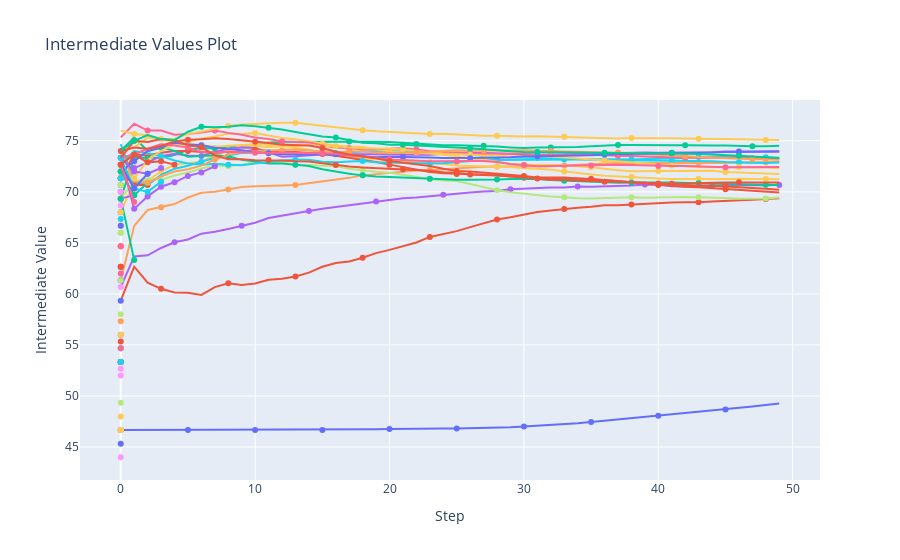

The code cell stored with this chart in its notebook:
### Code cell
optuna.visualization.plot_intermediate_values(study)

### Figure 1 — Plotly figure (JSON) as saved in the notebook; plotly's stock layout.template omitted (floating-point values rounded to 4 significant figures)
{"data": [{"marker": {"maxdisplayed": 10}, "mode": "lines+markers", "name": "Trial0", "type": "scatter", "x": [0, 1, 2, 3, 4, 5, 6, 7, 8, 9, 10, 11, 12, 13, 14, 15, 16, 17, 18, 19, 20, 21, 22, 23, 24, 25, 26, 27, 28, 29, 30, 31, 32, 33, 34, 35, 36, 37, 38, 39, 40, 41, 42, 43, 44, 45, 46, 47, 48, 49], "y": [46.67, 46.67, 46.67, 46.67, 46.67, 46.67, 46.67, 46.67, 46.67, 46.67, 46.67, 46.67, 46.67, 46.67, 46.67, 46.67, 46.67, 46.67, 46.7, 46.73, 46.76, 46.79, 46.81, 46.83, 46.83, 46.82, 46.84, 46.86, 46.9, 46.93, 47.01, 47.08, 47.15, 47.24, 47.33, 47.44, 47.57, 47.68, 47.81, 47.93, 48.07, 48.21, 48.31, 48.42, 48.55, 48.68, 48.82, 48.97, 49.12, 49.27]}, {"marker": {"maxdisplayed": 10}, "mode": "lines+markers", "name": "Trial1", "type": "scatter", "x": [0, 1, 2, 3, 4, 5, 6, 7, 8, 9, 10, 11, 12, 13, 14, 15, 16, 17, 18, 19, 20, 21, 22, 23, 24, 25, 26, 27, 28, 29, 30, 31, 32, 33, 34, 35, 36, 37, 38, 39, 40, 41, 42, 43, 44, 45, 46, 47, 48, 49], "y": [59.33, 62.67, 61.11, 60.5, 60.13, 60.11, 59.9, 60.67, 61.04, 60.87, 61.03, 61.39, 61.49, 61.71, 62.09, 62.67, 63.02, 63.19, 63.54, 64.0, 64.32, 64.67, 65.04, 65.58, 65.89, 66.15, 66.54, 66.9, 67.29, 67.51, 67.78, 68.02, 68.16, 68.31, 68.44, 68.54, 68.68, 68.68, 68.77, 68.82, 68.89, 68.97, 68.99, 68.98, 69.07, 69.14, 69.19, 69.24, 69.31, 69.37]}, {"marker": {"maxdisplayed": 10}, "mode": "lines+markers", "name": "Trial2", "type": "scatter", "x": [0, 1, 2, 3, 4, 5, 6, 7, 8, 9, 10, 11, 12, 13, 14, 15, 16, 17, 18, 19, 20, 21, 22, 23, 24, 25, 26, 27, 28, 29, 30, 31, 32, 33, 34, 35, 36, 37, 38, 39, 40, 41, 42, 43, 44, 45, 46, 47, 48, 49], "y": [69.33, 73.33, 73.33, 73.33, 73.6, 74.11, 74.29, 74.25, 74.37, 74.47, 74.55, 74.83, 74.87, 74.9, 74.89, 74.92, 74.9, 74.93, 74.91, 74.9, 74.89, 74.82, 74.7, 74.61, 74.56, 74.56, 74.54, 74.52, 74.44, 74.36, 74.3, 74.33, 74.34, 74.35, 74.4, 74.46, 74.54, 74.58, 74.58, 74.55, 74.52, 74.56, 74.56, 74.53, 74.53, 74.55, 74.47, 74.46, 74.48, 74.51]}, {"marker": {"maxdisplayed": 10}, "mode": "lines+markers", "name": "Trial3", "type": "scatter", "x": [0, 1, 2, 3, 4, 5, 6, 7, 8, 9, 10, 11, 12, 13, 14, 15, 16, 17, 18, 19, 20, 21, 22, 23, 24, 25, 26, 27, 28, 29, 30, 31, 32, 33, 34, 35, 36, 37, 38, 39, 40, 41, 42, 43, 44, 45, 46, 47, 48, 49], "y": [60.67, 63.67, 63.78, 64.5, 65.07, 65.33, 65.9, 66.08, 66.37, 66.67, 66.97, 67.44, 67.69, 67.95, 68.13, 68.33, 68.51, 68.7, 68.88, 69.07, 69.17, 69.36, 69.45, 69.58, 69.71, 69.82, 69.93, 70.02, 70.09, 70.24, 70.32, 70.38, 70.42, 70.43, 70.53, 70.5, 70.52, 70.58, 70.63, 70.72, 70.7, 70.54, 70.53, 70.61, 70.58, 70.61, 70.67, 70.62, 70.64, 70.68]}, {"marker": {"maxdisplayed": 10}, "mode": "lines+markers", "name": "Trial4", "type": "scatter", "x": [0, 1, 2, 3, 4, 5, 6, 7, 8, 9, 10, 11, 12, 13, 14, 15, 16, 17, 18, 19, 20, 21, 22, 23, 24, 25, 26, 27, 28, 29, 30, 31, 32, 33, 34, 35, 36, 37, 38, 39, 40, 41, 42, 43, 44, 45, 46, 47, 48, 49], "y": [61.33, 66.67, 68.22, 68.5, 68.8, 69.44, 69.9, 70, 70.22, 70.47, 70.55, 70.61, 70.62, 70.67, 70.84, 70.96, 71.14, 71.37, 71.61, 71.73, 71.84, 72.0, 72.09, 72.14, 72.21, 72.33, 72.42, 72.45, 72.48, 72.49, 72.49, 72.5, 72.51, 72.59, 72.67, 72.72, 72.77, 72.82, 72.82, 72.8, 72.76, 72.79, 72.81, 72.82, 72.83, 72.87, 72.87, 72.88, 72.91, 72.95]}, {"marker": {"maxdisplayed": 10}, "mode": "lines+markers", "name": "Trial5", "type": "scatter", "x": [0], "y": [53.33]}, {"marker": {"maxdisplayed": 10}, "mode": "lines+markers", "name": "Trial6", "type": "scatter", "x": [0], "y": [53.33]}, {"marker": {"maxdisplayed": 10}, "mode": "lines+markers", "name": "Trial7", "type": "scatter", "x": [0], "y": [58]}, {"marker": {"maxdisplayed": 10}, "mode": "lines+markers", "name": "Trial8", "type": "scatter", "x": [0], "y": [53.33]}, {"marker": {"maxdisplayed": 10}, "mode": "lines+markers", "name": "Trial9", "type": "scatter", "x": [0, 1, 2, 3, 4, 5, 6, 7, 8, 9, 10, 11, 12, 13, 14, 15, 16, 17, 18, 19, 20, 21, 22, 23, 24, 25, 26, 27, 28, 29, 30, 31, 32, 33, 34, 35, 36, 37, 38, 39, 40, 41, 42, 43, 44, 45, 46, 47, 48, 49], "y": [68, 71, 71.11, 72, 72.67, 72.78, 72.95, 73.58, 74.07, 74.53, 74.48, 74.39, 74.46, 74.38, 74.13, 73.79, 73.53, 73.41, 73.33, 73.23, 73.11, 72.97, 72.96, 72.89, 72.72, 72.59, 72.54, 72.52, 72.48, 72.42, 72.3, 72.27, 72.16, 72, 71.81, 71.7, 71.57, 71.49, 71.47, 71.4, 71.32, 71.27, 71.26, 71.27, 71.26, 71.26, 71.28, 71.28, 71.25, 71.23]}, {"marker": {"maxdisplayed": 10}, "mode": "lines+markers", "name": "Trial10", "type": "scatter", "x": [0], "y": [59.33]}, {"marker": {"maxdisplayed": 10}, "mode": "lines+markers", "name": "Trial11", "type": "scatter", "x": [0], "y": [55.33]}, {"marker": {"maxdisplayed": 10}, "mode": "lines+markers", "name": "Trial12", "type": "scatter", "x": [0], "y": [53.33]}, {"marker": {"maxdisplayed": 10}, "mode": "lines+markers", "name": "Trial13", "type": "scatter", "x": [0, 1, 2, 3, 4, 5, 6, 7, 8, 9, 10, 11, 12, 13, 14, 15, 16, 17, 18, 19, 20, 21, 22, 23, 24, 25, 26, 27, 28, 29, 30, 31, 32, 33, 34, 35, 36, 37, 38, 39, 40, 41, 42, 43, 44, 45, 46, 47, 48, 49], "y": [71.33, 72.33, 72.89, 73.5, 73.73, 73.56, 73.52, 73.92, 74.22, 74.33, 74.3, 73.83, 73.44, 73.48, 73.56, 73.71, 73.76, 73.7, 73.68, 73.63, 73.62, 73.64, 73.62, 73.64, 73.76, 73.82, 73.85, 73.81, 73.75, 73.69, 73.63, 73.62, 73.64, 73.69, 73.68, 73.72, 73.75, 73.79, 73.83, 73.85, 73.84, 73.84, 73.83, 73.83, 73.88, 73.94, 73.96, 73.97, 73.97, 73.93]}, {"marker": {"maxdisplayed": 10}, "mode": "lines+markers", "name": "Trial14", "type": "scatter", "x": [0], "y": [57.33]}, {"marker": {"maxdisplayed": 10}, "mode": "lines+markers", "name": "Trial15", "type": "scatter", "x": [0, 1, 2, 3, 4, 5, 6, 7, 8, 9, 10, 11, 12, 13, 14, 15, 16, 17, 18, 19, 20, 21, 22, 23, 24, 25, 26, 27, 28, 29, 30, 31, 32, 33, 34, 35, 36, 37, 38, 39, 40, 41, 42, 43, 44, 45, 46, 47, 48, 49], "y": [74.67, 71, 70.67, 71.67, 72.27, 72.56, 72.95, 73.33, 73.56, 73.8, 73.88, 73.89, 73.74, 73.76, 73.78, 73.79, 73.8, 73.85, 73.96, 74.0, 74.0, 73.97, 73.86, 73.78, 73.87, 73.77, 73.63, 73.5, 73.47, 73.36, 73.31, 73.31, 73.29, 73.27, 73.26, 73.17, 73.12, 73.11, 73.13, 73.07, 73.06, 73.05, 73.05, 73.03, 72.99, 72.93, 72.89, 72.82, 72.83, 72.87]}, {"marker": {"maxdisplayed": 10}, "mode": "lines+markers", "name": "Trial16", "type": "scatter", "x": [0], "y": [46.67]}, {"marker": {"maxdisplayed": 10}, "mode": "lines+markers", "name": "Trial17", "type": "scatter", "x": [0, 1, 2, 3, 4, 5, 6, 7, 8, 9, 10, 11, 12, 13, 14, 15, 16, 17, 18, 19, 20, 21, 22, 23, 24, 25, 26, 27, 28, 29, 30, 31, 32, 33, 34, 35, 36, 37, 38, 39, 40, 41, 42, 43, 44, 45, 46, 47, 48, 49], "y": [69.33, 71, 71.33, 71.17, 71.6, 71.89, 72.29, 72.58, 72.52, 72.67, 72.91, 72.83, 72.92, 72.67, 72.62, 72.58, 72.51, 72.26, 72.11, 71.97, 71.87, 71.67, 71.42, 71.25, 71.12, 71.05, 70.77, 70.45, 70.16, 69.96, 69.81, 69.67, 69.56, 69.47, 69.37, 69.35, 69.41, 69.46, 69.47, 69.43, 69.46, 69.49, 69.49, 69.47, 69.45, 69.41, 69.33, 69.33, 69.36, 69.44]}, {"marker": {"maxdisplayed": 10}, "mode": "lines+markers", "name": "Trial18", "type": "scatter", "x": [0], "y": [52]}, {"marker": {"maxdisplayed": 10}, "mode": "lines+markers", "name": "Trial19", "type": "scatter", "x": [0], "y": [48]}, {"marker": {"maxdisplayed": 10}, "mode": "lines+markers", "name": "Trial20", "type": "scatter", "x": [0], "y": [62.67]}, {"marker": {"maxdisplayed": 10}, "mode": "lines+markers", "name": "Trial21", "type": "scatter", "x": [0, 1, 2, 3, 4, 5, 6, 7, 8, 9, 10, 11, 12, 13, 14, 15, 16, 17, 18, 19, 20, 21, 22, 23, 24, 25, 26, 27, 28, 29, 30, 31, 32, 33, 34, 35, 36, 37, 38, 39, 40, 41, 42, 43, 44, 45, 46, 47, 48, 49], "y": [71.33, 73.67, 73.56, 73.83, 74, 74, 73.9, 73.83, 73.93, 73.93, 74.12, 74, 73.9, 73.9, 73.82, 73.71, 73.53, 73.33, 73.16, 72.93, 72.67, 72.42, 72.14, 71.94, 71.81, 71.74, 71.7, 71.67, 71.63, 71.53, 71.38, 71.31, 71.29, 71.31, 71.31, 71.26, 71.15, 71.05, 70.92, 70.77, 70.68, 70.6, 70.51, 70.44, 70.36, 70.26, 70.14, 70.07, 69.99, 69.93]}, {"marker": {"maxdisplayed": 10}, "mode": "lines+markers", "name": "Trial22", "type": "scatter", "x": [0, 1, 2, 3, 4, 5, 6, 7, 8, 9, 10, 11, 12, 13, 14, 15, 16, 17, 18, 19, 20, 21, 22, 23, 24, 25, 26, 27, 28, 29, 30, 31, 32, 33, 34, 35, 36, 37, 38, 39, 40, 41, 42, 43, 44, 45, 46, 47, 48, 49], "y": [74, 75.33, 74, 74.33, 74, 73.44, 73.52, 73.58, 73.48, 73.13, 72.97, 72.78, 72.77, 72.67, 72.53, 72.21, 71.96, 71.78, 71.61, 71.5, 71.46, 71.39, 71.33, 71.28, 71.2, 71.18, 71.19, 71.24, 71.22, 71.27, 71.29, 71.25, 71.15, 71.1, 71.01, 70.98, 70.95, 70.89, 70.91, 70.93, 70.91, 70.9, 70.85, 70.83, 70.81, 70.77, 70.75, 70.75, 70.71, 70.68]}, {"marker": {"maxdisplayed": 10}, "mode": "lines+markers", "name": "Trial23", "type": "scatter", "x": [0], "y": [53.33]}, {"marker": {"maxdisplayed": 10}, "mode": "lines+markers", "name": "Trial24", "type": "scatter", "x": [0], "y": [64.67]}, {"marker": {"maxdisplayed": 10}, "mode": "lines+markers", "name": "Trial25", "type": "scatter", "x": [0, 1, 2, 3, 4, 5, 6, 7, 8, 9, 10, 11, 12, 13, 14, 15, 16, 17, 18, 19, 20, 21, 22, 23, 24, 25, 26, 27, 28, 29, 30, 31, 32, 33, 34, 35, 36, 37, 38, 39, 40, 41, 42, 43, 44, 45, 46, 47, 48, 49], "y": [72.67, 74, 73.78, 73.5, 73.07, 72.78, 72.67, 72.75, 72.67, 72.6, 72.79, 72.94, 73.08, 73.14, 73.16, 72.96, 72.9, 72.96, 73.02, 72.9, 72.86, 72.82, 72.78, 72.78, 72.8, 72.9, 73.06, 73.12, 73.13, 73.13, 73.16, 73.19, 73.15, 73.18, 73.18, 73.19, 73.21, 73.19, 73.16, 73.2, 73.24, 73.3, 73.36, 73.41, 73.45, 73.43, 73.45, 73.42, 73.39, 73.35]}, {"marker": {"maxdisplayed": 10}, "mode": "lines+markers", "name": "Trial26", "type": "scatter", "x": [0], "y": [62]}, {"marker": {"maxdisplayed": 10}, "mode": "lines+markers", "name": "Trial27", "type": "scatter", "x": [0], "y": [54.67]}, {"marker": {"maxdisplayed": 10}, "mode": "lines+markers", "name": "Trial28", "type": "scatter", "x": [0], "y": [64.67]}, {"marker": {"maxdisplayed": 10}, "mode": "lines+markers", "name": "Trial29", "type": "scatter", "x": [0, 1, 2, 3, 4, 5, 6, 7, 8, 9, 10, 11, 12, 13, 14, 15, 16, 17, 18, 19, 20, 21, 22, 23, 24, 25, 26, 27, 28, 29, 30, 31, 32, 33, 34, 35, 36, 37, 38, 39, 40, 41, 42, 43, 44, 45, 46, 47, 48, 49], "y": [72.67, 71.33, 73.11, 74.0, 74.67, 74.89, 75.24, 75.42, 75.7, 75.67, 75.76, 75.5, 75.28, 75.14, 74.93, 74.71, 74.55, 74.44, 74.39, 74.13, 74, 73.85, 73.8, 73.75, 73.63, 73.49, 73.28, 73.14, 72.94, 72.73, 72.65, 72.67, 72.65, 72.61, 72.53, 72.41, 72.27, 72.11, 72.02, 72.03, 72.03, 72.08, 72.09, 72.12, 72.07, 71.94, 71.89, 71.83, 71.77, 71.76]}, {"marker": {"maxdisplayed": 10}, "mode": "lines+markers", "name": "Trial30", "type": "scatter", "x": [0], "y": [45.33]}, {"marker": {"maxdisplayed": 10}, "mode": "lines+markers", "name": "Trial31", "type": "scatter", "x": [0], "y": [53.33]}, {"marker": {"maxdisplayed": 10}, "mode": "lines+markers", "name": "Trial32", "type": "scatter", "x": [0, 1], "y": [69.33, 63.33]}, {"marker": {"maxdisplayed": 10}, "mode": "lines+markers", "name": "Trial33", "type": "scatter", "x": [0, 1], "y": [69.33, 69.67]}, {"marker": {"maxdisplayed": 10}, "mode": "lines+markers", "name": "Trial34", "type": "scatter", "x": [0], "y": [53.33]}, {"marker": {"maxdisplayed": 10}, "mode": "lines+markers", "name": "Trial35", "type": "scatter", "x": [0], "y": [46.67]}, {"marker": {"maxdisplayed": 10}, "mode": "lines+markers", "name": "Trial36", "type": "scatter", "x": [0, 1, 2, 3, 4, 5, 6, 7, 8, 9, 10, 11, 12, 13, 14, 15, 16, 17, 18, 19, 20, 21, 22, 23, 24, 25, 26, 27, 28, 29, 30, 31, 32, 33, 34, 35, 36, 37, 38, 39, 40, 41, 42, 43, 44, 45, 46, 47, 48, 49], "y": [75.33, 76.67, 76, 76, 75.6, 75.67, 75.81, 76, 75.78, 75.6, 75.33, 75.17, 74.92, 74.9, 74.84, 74.54, 74.35, 74.26, 74.18, 74.17, 74.22, 74.27, 74.14, 73.97, 73.89, 73.85, 73.73, 73.71, 73.72, 73.73, 73.72, 73.65, 73.64, 73.65, 73.7, 73.63, 73.62, 73.53, 73.52, 73.5, 73.41, 73.38, 73.35, 73.35, 73.36, 73.36, 73.35, 73.29, 73.28, 73.23]}, {"marker": {"maxdisplayed": 10}, "mode": "lines+markers", "name": "Trial37", "type": "scatter", "x": [0], "y": [66]}, {"marker": {"maxdisplayed": 10}, "mode": "lines+markers", "name": "Trial38", "type": "scatter", "x": [0], "y": [60.67]}, {"marker": {"maxdisplayed": 10}, "mode": "lines+markers", "name": "Trial39", "type": "scatter", "x": [0, 1, 2, 3, 4, 5, 6, 7, 8, 9, 10, 11, 12, 13, 14, 15, 16, 17, 18, 19, 20, 21, 22, 23, 24, 25, 26, 27, 28, 29, 30, 31, 32, 33, 34, 35, 36, 37, 38, 39, 40, 41, 42, 43, 44, 45, 46, 47, 48, 49], "y": [76, 75.67, 75.56, 75.17, 74.8, 74.44, 74.57, 74.42, 74.52, 74.6, 74.67, 74.67, 74.62, 74.52, 74.58, 74.46, 74.47, 74.33, 74.28, 74.27, 74.22, 74.15, 73.97, 73.86, 73.76, 73.67, 73.63, 73.57, 73.56, 73.47, 73.51, 73.5, 73.47, 73.37, 73.28, 73.19, 73.08, 72.96, 72.85, 72.75, 72.67, 72.59, 72.5, 72.44, 72.44, 72.45, 72.44, 72.39, 72.38, 72.32]}, {"marker": {"maxdisplayed": 10}, "mode": "lines+markers", "name": "Trial40", "type": "scatter", "x": [0], "y": [56]}, {"marker": {"maxdisplayed": 10}, "mode": "lines+markers", "name": "Trial41", "type": "scatter", "x": [0], "y": [62.67]}, {"marker": {"maxdisplayed": 10}, "mode": "lines+markers", "name": "Trial42", "type": "scatter", "x": [0], "y": [70]}, {"marker": {"maxdisplayed": 10}, "mode": "lines+markers", "name": "Trial43", "type": "scatter", "x": [0], "y": [53.33]}, {"marker": {"maxdisplayed": 10}, "mode": "lines+markers", "name": "Trial44", "type": "scatter", "x": [0], "y": [64.67]}, {"marker": {"maxdisplayed": 10}, "mode": "lines+markers", "name": "Trial45", "type": "scatter", "x": [0], "y": [54.67]}, {"marker": {"maxdisplayed": 10}, "mode": "lines+markers", "name": "Trial46", "type": "scatter", "x": [0], "y": [61.33]}, {"marker": {"maxdisplayed": 10}, "mode": "lines+markers", "name": "Trial47", "type": "scatter", "x": [0], "y": [66]}, {"marker": {"maxdisplayed": 10}, "mode": "lines+markers", "name": "Trial48", "type": "scatter", "x": [0], "y": [52.67]}, {"marker": {"maxdisplayed": 10}, "mode": "lines+markers", "name": "Trial49", "type": "scatter", "x": [0], "y": [56]}, {"marker": {"maxdisplayed": 10}, "mode": "lines+markers", "name": "Trial50", "type": "scatter", "x": [0], "y": [61.33]}, {"marker": {"maxdisplayed": 10}, "mode": "lines+markers", "name": "Trial51", "type": "scatter", "x": [0, 1, 2], "y": [72, 70.67, 70.67]}, {"marker": {"maxdisplayed": 10}, "mode": "lines+markers", "name": "Trial52", "type": "scatter", "x": [0, 1, 2], "y": [72, 69.67, 70.89]}, {"marker": {"maxdisplayed": 10}, "mode": "lines+markers", "name": "Trial53", "type": "scatter", "x": [0, 1, 2, 3, 4, 5, 6, 7], "y": [73.33, 68.33, 69.56, 70.5, 70.93, 71.56, 71.9, 72.5]}, {"marker": {"maxdisplayed": 10}, "mode": "lines+markers", "name": "Trial54", "type": "scatter", "x": [0, 1, 2, 3, 4, 5, 6, 7, 8, 9, 10, 11, 12, 13, 14, 15, 16, 17, 18, 19, 20, 21, 22, 23, 24, 25, 26, 27, 28, 29, 30, 31, 32, 33, 34, 35, 36, 37, 38, 39, 40, 41, 42, 43, 44, 45, 46, 47, 48, 49], "y": [74, 71, 70.89, 71.5, 72, 72.22, 72.57, 73.17, 73.63, 73.87, 74, 74.06, 74.05, 74.14, 74.04, 73.96, 73.88, 73.96, 73.96, 73.87, 73.81, 73.82, 73.86, 73.92, 74, 74.08, 74.05, 74.02, 74.05, 74.04, 74.06, 74.06, 74, 73.96, 73.92, 73.89, 73.84, 73.86, 73.79, 73.7, 73.61, 73.54, 73.49, 73.42, 73.35, 73.29, 73.25, 73.21, 73.17, 73.15]}, {"marker": {"maxdisplayed": 10}, "mode": "lines+markers", "name": "Trial55", "type": "scatter", "x": [0], "y": [67.33]}, {"marker": {"maxdisplayed": 10}, "mode": "lines+markers", "name": "Trial56", "type": "scatter", "x": [0], "y": [64.67]}, {"marker": {"maxdisplayed": 10}, "mode": "lines+markers", "name": "Trial57", "type": "scatter", "x": [0], "y": [66]}, {"marker": {"maxdisplayed": 10}, "mode": "lines+markers", "name": "Trial58", "type": "scatter", "x": [0], "y": [69.33]}, {"marker": {"maxdisplayed": 10}, "mode": "lines+markers", "name": "Trial59", "type": "scatter", "x": [0, 1, 2, 3, 4, 5, 6, 7, 8, 9, 10, 11, 12, 13, 14, 15, 16, 17, 18, 19, 20, 21, 22, 23, 24, 25, 26, 27, 28, 29, 30, 31, 32, 33, 34, 35, 36, 37, 38, 39, 40, 41, 42, 43, 44, 45, 46, 47, 48, 49], "y": [74, 74.33, 75.33, 75.17, 75.2, 75.67, 75.9, 76.17, 76.44, 76.6, 76.67, 76.67, 76.77, 76.76, 76.62, 76.46, 76.27, 76.15, 76.04, 75.93, 75.87, 75.79, 75.71, 75.67, 75.68, 75.62, 75.53, 75.5, 75.49, 75.44, 75.42, 75.46, 75.41, 75.39, 75.37, 75.31, 75.26, 75.23, 75.28, 75.3, 75.25, 75.25, 75.24, 75.21, 75.17, 75.16, 75.13, 75.12, 75.09, 75.08]}, {"marker": {"maxdisplayed": 10}, "mode": "lines+markers", "name": "Trial60", "type": "scatter", "x": [0, 1, 2, 3, 4, 5, 6, 7, 8, 9, 10, 11, 12, 13, 14, 15, 16, 17, 18, 19, 20, 21, 22, 23, 24, 25, 26, 27, 28, 29, 30, 31, 32, 33, 34, 35, 36, 37, 38, 39, 40, 41, 42, 43, 44, 45, 46, 47, 48, 49], "y": [72, 73, 74, 74.33, 74.8, 74.67, 74.57, 74.33, 74.22, 74.07, 73.88, 73.78, 73.69, 73.67, 73.64, 73.67, 73.69, 73.59, 73.47, 73.4, 73.43, 73.42, 73.42, 73.36, 73.31, 73.31, 73.28, 73.26, 73.33, 73.38, 73.48, 73.48, 73.49, 73.51, 73.5, 73.59, 73.66, 73.67, 73.68, 73.72, 73.76, 73.78, 73.78, 73.83, 73.87, 73.9, 73.93, 73.96, 73.96, 73.99]}, {"marker": {"maxdisplayed": 10}, "mode": "lines+markers", "name": "Trial61", "type": "scatter", "x": [0], "y": [62.67]}, {"marker": {"maxdisplayed": 10}, "mode": "lines+markers", "name": "Trial62", "type": "scatter", "x": [0], "y": [70.67]}, {"marker": {"maxdisplayed": 10}, "mode": "lines+markers", "name": "Trial63", "type": "scatter", "x": [0, 1, 2, 3], "y": [73.33, 72, 71.78, 72.33]}, {"marker": {"maxdisplayed": 10}, "mode": "lines+markers", "name": "Trial64", "type": "scatter", "x": [0], "y": [69.33]}, {"marker": {"maxdisplayed": 10}, "mode": "lines+markers", "name": "Trial65", "type": "scatter", "x": [0], "y": [68]}, {"marker": {"maxdisplayed": 10}, "mode": "lines+markers", "name": "Trial66", "type": "scatter", "x": [0, 1, 2, 3, 4, 5, 6, 7, 8, 9, 10, 11, 12, 13, 14, 15, 16, 17, 18, 19, 20, 21, 22, 23, 24, 25, 26, 27, 28, 29, 30, 31, 32, 33, 34, 35, 36, 37, 38, 39, 40, 41, 42, 43, 44, 45, 46, 47, 48, 49], "y": [73.33, 73.67, 74.22, 74.67, 74.53, 74.33, 73.9, 73.83, 73.93, 73.87, 73.82, 73.78, 73.85, 73.81, 73.82, 73.79, 73.73, 73.59, 73.44, 73.3, 73.17, 73.12, 73.04, 73, 72.99, 72.97, 73.01, 73.02, 72.92, 72.73, 72.62, 72.5, 72.53, 72.55, 72.55, 72.59, 72.67, 72.67, 72.63, 72.58, 72.54, 72.54, 72.54, 72.5, 72.4, 72.42, 72.41, 72.43, 72.42, 72.44]}, {"marker": {"maxdisplayed": 10}, "mode": "lines+markers", "name": "Trial67", "type": "scatter", "x": [0], "y": [49.33]}, {"marker": {"maxdisplayed": 10}, "mode": "lines+markers", "name": "Trial68", "type": "scatter", "x": [0], "y": [44]}, {"marker": {"maxdisplayed": 10}, "mode": "lines+markers", "name": "Trial69", "type": "scatter", "x": [0, 1], "y": [72, 71.33]}, {"marker": {"maxdisplayed": 10}, "mode": "lines+markers", "name": "Trial70", "type": "scatter", "x": [0], "y": [71.33]}, {"marker": {"maxdisplayed": 10}, "mode": "lines+markers", "name": "Trial71", "type": "scatter", "x": [0, 1, 2, 3, 4, 5, 6, 7, 8, 9, 10, 11, 12, 13, 14, 15, 16, 17, 18, 19, 20, 21, 22, 23, 24, 25, 26, 27, 28, 29, 30, 31, 32, 33, 34, 35, 36, 37, 38, 39, 40, 41, 42, 43, 44, 45, 46, 47, 48, 49], "y": [74, 74.33, 74.22, 74.5, 74.93, 75.11, 75.14, 75.25, 75.19, 75.07, 74.91, 74.78, 74.62, 74.57, 74.53, 74.29, 73.92, 73.67, 73.51, 73.3, 73.02, 72.85, 72.75, 72.53, 72.27, 72.05, 72.0, 71.9, 71.79, 71.69, 71.55, 71.42, 71.39, 71.41, 71.31, 71.24, 71.19, 71.05, 70.94, 70.88, 70.81, 70.7, 70.65, 70.61, 70.61, 70.55, 70.45, 70.39, 70.3, 70.21]}, {"marker": {"maxdisplayed": 10}, "mode": "lines+markers", "name": "Trial72", "type": "scatter", "x": [0], "y": [72]}, {"marker": {"maxdisplayed": 10}, "mode": "lines+markers", "name": "Trial73", "type": "scatter", "x": [0], "y": [68]}, {"marker": {"maxdisplayed": 10}, "mode": "lines+markers", "name": "Trial74", "type": "scatter", "x": [0], "y": [66.67]}, {"marker": {"maxdisplayed": 10}, "mode": "lines+markers", "name": "Trial75", "type": "scatter", "x": [0, 1, 2, 3], "y": [73.33, 70.33, 70, 71]}, {"marker": {"maxdisplayed": 10}, "mode": "lines+markers", "name": "Trial76", "type": "scatter", "x": [0], "y": [70]}, {"marker": {"maxdisplayed": 10}, "mode": "lines+markers", "name": "Trial77", "type": "scatter", "x": [0], "y": [46.67]}, {"marker": {"maxdisplayed": 10}, "mode": "lines+markers", "name": "Trial78", "type": "scatter", "x": [0], "y": [46.67]}, {"marker": {"maxdisplayed": 10}, "mode": "lines+markers", "name": "Trial79", "type": "scatter", "x": [0], "y": [46.67]}, {"marker": {"maxdisplayed": 10}, "mode": "lines+markers", "name": "Trial80", "type": "scatter", "x": [0, 1, 2], "y": [72.67, 70.33, 71.78]}, {"marker": {"maxdisplayed": 10}, "mode": "lines+markers", "name": "Trial81", "type": "scatter", "x": [0, 1, 2, 3, 4, 5, 6, 7, 8, 9, 10, 11, 12, 13, 14, 15, 16, 17, 18, 19, 20, 21, 22, 23, 24, 25, 26, 27, 28, 29, 30, 31, 32, 33, 34, 35, 36, 37, 38, 39, 40, 41, 42, 43, 44, 45, 46, 47, 48, 49], "y": [73.33, 75, 74.89, 75.17, 75.07, 74.56, 74.38, 73.58, 73.19, 73.2, 73.09, 73.11, 73.08, 73.0, 72.98, 72.79, 72.63, 72.48, 72.39, 72.33, 72.22, 72.21, 72.17, 72.06, 71.92, 71.87, 71.7, 71.67, 71.61, 71.51, 71.4, 71.31, 71.19, 71.16, 71.1, 71.06, 70.99, 70.98, 70.92, 70.87, 70.83, 70.79, 70.79, 70.86, 70.89, 70.93, 70.94, 70.93, 70.91, 70.92]}, {"marker": {"maxdisplayed": 10}, "mode": "lines+markers", "name": "Trial82", "type": "scatter", "x": [0], "y": [69.33]}, {"marker": {"maxdisplayed": 10}, "mode": "lines+markers", "name": "Trial83", "type": "scatter", "x": [0], "y": [71.33]}, {"marker": {"maxdisplayed": 10}, "mode": "lines+markers", "name": "Trial84", "type": "scatter", "x": [0], "y": [70.67]}, {"marker": {"maxdisplayed": 10}, "mode": "lines+markers", "name": "Trial85", "type": "scatter", "x": [0], "y": [53.33]}, {"marker": {"maxdisplayed": 10}, "mode": "lines+markers", "name": "Trial86", "type": "scatter", "x": [0, 1], "y": [72.67, 69]}, {"marker": {"maxdisplayed": 10}, "mode": "lines+markers", "name": "Trial87", "type": "scatter", "x": [0], "y": [70.67]}, {"marker": {"maxdisplayed": 10}, "mode": "lines+markers", "name": "Trial88", "type": "scatter", "x": [0], "y": [68.67]}, {"marker": {"maxdisplayed": 10}, "mode": "lines+markers", "name": "Trial89", "type": "scatter", "x": [0], "y": [68]}, {"marker": {"maxdisplayed": 10}, "mode": "lines+markers", "name": "Trial90", "type": "scatter", "x": [0], "y": [66.67]}, {"marker": {"maxdisplayed": 10}, "mode": "lines+markers", "name": "Trial91", "type": "scatter", "x": [0, 1, 2, 3, 4], "y": [72.67, 73.67, 72.89, 73, 72.67]}, {"marker": {"maxdisplayed": 10}, "mode": "lines+markers", "name": "Trial92", "type": "scatter", "x": [0, 1, 2, 3, 4, 5, 6, 7, 8, 9, 10, 11, 12, 13, 14, 15, 16, 17, 18, 19, 20, 21, 22, 23, 24, 25, 26, 27, 28, 29, 30, 31, 32, 33, 34, 35, 36, 37, 38, 39, 40, 41, 42, 43, 44, 45, 46, 47, 48, 49], "y": [74, 75, 75.56, 75.17, 75.07, 75.89, 76.38, 76.33, 76.37, 76.53, 76.42, 76.28, 76.1, 75.86, 75.64, 75.42, 75.33, 75.04, 74.81, 74.77, 74.6, 74.61, 74.55, 74.44, 74.37, 74.33, 74.27, 74.17, 74.05, 73.98, 73.89, 73.9, 73.9, 73.9, 73.87, 73.83, 73.82, 73.84, 73.85, 73.83, 73.84, 73.79, 73.74, 73.71, 73.67, 73.62, 73.53, 73.47, 73.4, 73.32]}, {"marker": {"maxdisplayed": 10}, "mode": "lines+markers", "name": "Trial93", "type": "scatter", "x": [0], "y": [71.33]}, {"marker": {"maxdisplayed": 10}, "mode": "lines+markers", "name": "Trial94", "type": "scatter", "x": [0], "y": [71.33]}, {"marker": {"maxdisplayed": 10}, "mode": "lines+markers", "name": "Trial95", "type": "scatter", "x": [0], "y": [71.33]}, {"marker": {"maxdisplayed": 10}, "mode": "lines+markers", "name": "Trial96", "type": "scatter", "x": [0], "y": [54.67]}, {"marker": {"maxdisplayed": 10}, "mode": "lines+markers", "name": "Trial97", "type": "scatter", "x": [0], "y": [61.33]}, {"marker": {"maxdisplayed": 10}, "mode": "lines+markers", "name": "Trial98", "type": "scatter", "x": [0], "y": [70]}, {"marker": {"maxdisplayed": 10}, "mode": "lines+markers", "name": "Trial99", "type": "scatter", "x": [0], "y": [46.67]}], "layout": {"showlegend": false, "title": {"text": "Intermediate Values Plot"}, "xaxis": {"title": {"text": "Step"}}, "yaxis": {"title": {"text": "Intermediate Value"}}}}
